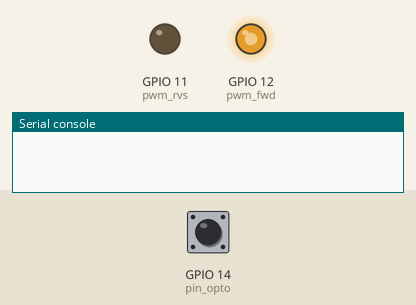
A program run on a simulated ESP32 board running MicroPython. Parts: output pins drawn as LEDs (lit = HIGH), the last lines printed to the serial console. The inputs (shaded band) are chosen by the test bench; at power-on: GPIO 14 (pin_opto) HIGH.

Above: at 0.1 s.
At 2.1 s:
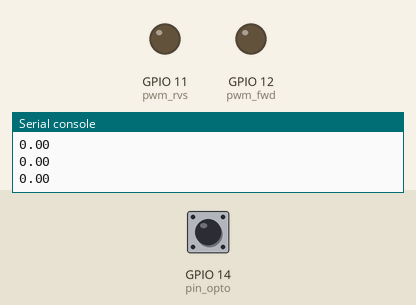
Timing chart, 0 to 3.6 s (numbered marks = the images above):
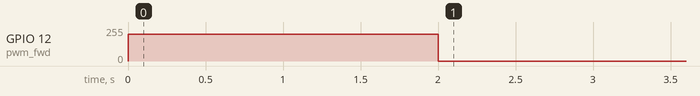

Measured:
- by itself, GPIO 12 (pwm_fwd): 0/255 → 199/255 at 0.00 s, → 0/255 2.0 s later

The program:

drehzahl.py
```python
from utime import ticks_us, ticks_diff, sleep_ms
from machine import Pin, PWM

pin_14 = 14
pin_opto = Pin(pin_14, Pin.IN)

pin_FWD = 12
pwm_fwd = PWM(pin_FWD)
pwm_fwd.duty(0)
pin_RVS = 11
pwm_rvs = PWM(pin_RVS)
pwm_rvs.duty(0)

pwm_fwd.freq(200)
pwm_rvs.freq(200)

counter = 0

def interrupt_handler(pin):
    global counter
    counter += 1

pin_opto.irq(trigger=Pin.IRQ_FALLING, handler=interrupt_handler)

pwm_rvs.duty(0)
pwm_fwd.duty(800)

for i in range (10):
    sleep_ms(200)
    time = ticks_us()
    rpm = float(counter / 24 * 52 / 13 / 1 * 60)
    print("{:.2f}".format(rpm))
    counter = 0

pwm_rvs.duty(0)
pwm_fwd.duty(0)
```
